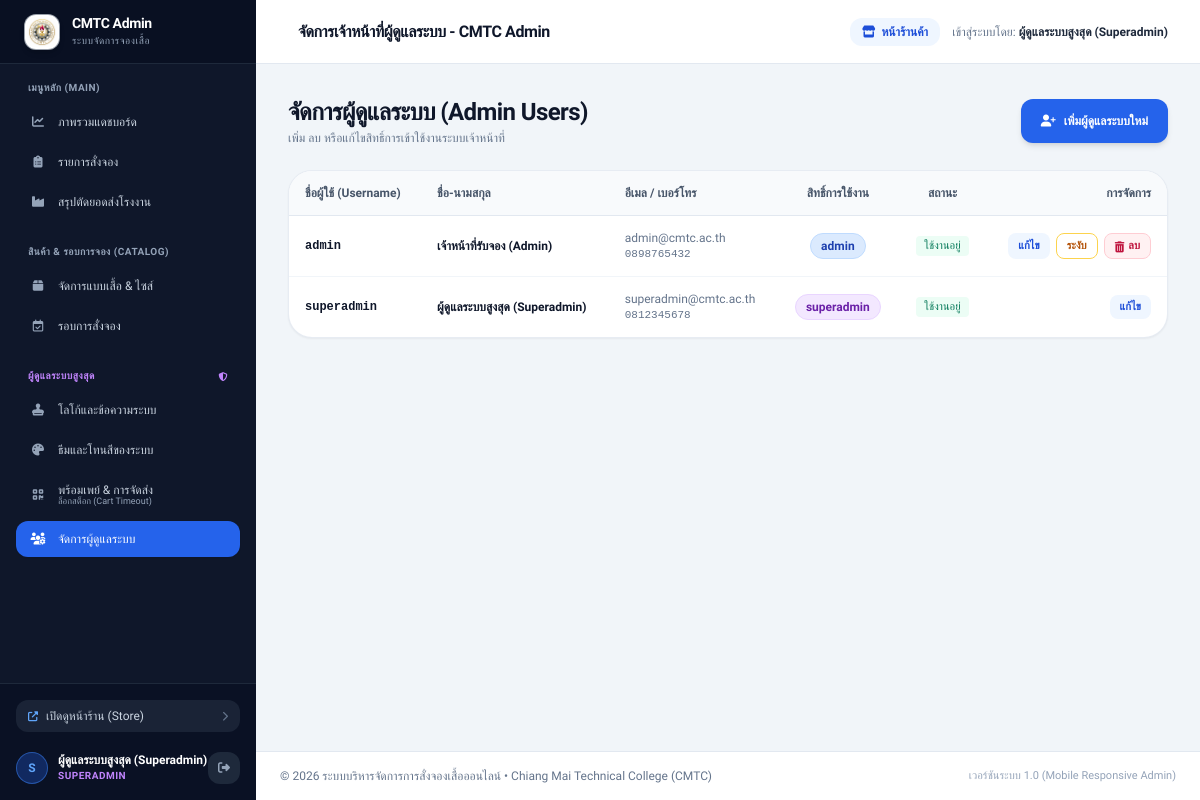
Page /admin/admins.php (signed in) on the committed database.
### tables this page shows
CREATE TABLE `users` (
  `id` INT AUTO_INCREMENT PRIMARY KEY,
  `username` VARCHAR(50) NOT NULL UNIQUE,
  `password` VARCHAR(255) NOT NULL,
  `fullname` VARCHAR(100) NOT NULL,
  `email` VARCHAR(100) DEFAULT NULL,
  `phone` VARCHAR(20) DEFAULT NULL,
  `role` ENUM('superadmin', 'admin') NOT NULL DEFAULT 'admin',
  `is_active` TINYINT(1) NOT NULL DEFAULT 1,
  `created_at` DATETIME NOT NULL DEFAULT CURRENT_TIMESTAMP,
  `updated_at` DATETIME NOT NULL DEFAULT CURRENT_TIMESTAMP ON UPDATE CURRENT_TIMESTAMP
);

### admin/admins.php (the view, shortened to what the rows shown need)
<?php
require_once __DIR__ . '/../config/settings.php';
require_once __DIR__ . '/../core/Auth.php';
$pdo = Database::getInstance()->getConnection();
$users = $pdo->query("SELECT * FROM users ORDER BY role DESC, id ASC")->fetchAll();
$pageTitle = "จัดการเจ้าหน้าที่ผู้ดูแลระบบ - CMTC Admin";
require_once __DIR__ . '/../includes/admin_header.php';
?>
<div class="max-w-7xl mx-auto px-4 sm:px-6 lg:px-8 py-8">
    <div class="mb-6 flex flex-col sm:flex-row sm:items-center justify-between gap-4">
        <div>
            <h1 class="text-2xl font-black text-slate-900 tracking-tight">จัดการผู้ดูแลระบบ (Admin Users)</h1>
        </div>
    </div>
    <div class="hidden md:block bg-white rounded-3xl border border-slate-200/80 shadow-sm overflow-hidden">
        <div class="overflow-x-auto">
            <table class="w-full text-xs text-left">
                <thead class="bg-slate-50 text-slate-600 font-bold border-b border-slate-200">
                    <tr>
                        <th class="py-3.5 px-4">ชื่อผู้ใช้ (Username)</th>
                        <th class="py-3.5 px-4">ชื่อ-นามสกุล</th>
                        <th class="py-3.5 px-4">อีเมล / เบอร์โทร</th>
                        <th class="py-3.5 px-4 text-center">สิทธิ์การใช้งาน</th>
                        <th class="py-3.5 px-4 text-center">สถานะ</th>
                        <th class="py-3.5 px-4 text-right">การจัดการ</th>
                    </tr>
                </thead>
                <tbody class="divide-y divide-slate-100 text-slate-700">
                    <?php foreach ($users as $u): ?>
                        <tr class="hover:bg-slate-50/70 transition">
                            <td class="py-3.5 px-4 font-mono font-bold text-slate-900">
                                <?= htmlspecialchars($u['username']) ?>
                            </td>
                            <td class="py-3.5 px-4 font-semibold text-slate-900">
                                <?= htmlspecialchars($u['fullname']) ?>
                            </td>
                            <td class="py-3.5 px-4 text-slate-500">
                                <div><?= htmlspecialchars($u['email'] ?: '-') ?></div>
                                <div class="text-[11px] font-mono"><?= htmlspecialchars($u['phone'] ?: '-') ?></div>
                            </td>
                            <td class="py-3.5 px-4 text-center">
                                <span class="inline-flex items-center px-2.5 py-1 rounded-full text-xs font-semibold <?= $u['role'] === 'superadmin' ? 'bg-purple-100 text-purple-800 border border-purple-200' : 'bg-blue-100 text-blue-800 border border-blue-200' ?>">
                                    <?= htmlspecialchars($u['role']) ?>
                                </span>
                            </td>
                            <td class="py-3.5 px-4 text-center">
                                <span class="inline-flex items-center px-2 py-0.5 rounded text-[11px] font-medium <?= $u['is_active'] ? 'text-emerald-700 bg-emerald-50' : 'text-slate-400 bg-slate-100' ?>">
                                    <?= $u['is_active'] ? 'ใช้งานอยู่' : 'ระงับการใช้งาน' ?>
                                </span>
                            </td>
                            <td class="py-3.5 px-4 text-right">
                                <div class="inline-flex space-x-1.5">
                                    <button onclick='editUser(<?= json_encode($u) ?>)' class="px-2.5 py-1 rounded-lg bg-blue-50 text-blue-700 hover:bg-blue-100 text-[11px] font-bold">
                                        แก้ไข
                                    </button>
                                    <?php if ($u['id'] !== $currentUser['id']): ?>
                                        <form action="<?= base_url('admin/admins.php') ?>" method="POST" class="inline">
                                            <button type="submit" class="px-2.5 py-1 rounded-lg border text-[11px] font-semibold <?= $u['is_active'] ? 'border-amber-300 text-amber-700 hover:bg-amber-50' : 'border-emerald-300 text-emerald-700 hover:bg-emerald-50' ?>">
                                                <?= $u['is_active'] ? 'ระงับ' : 'เปิดใช้' ?>
                                            </button>
                                        </form>
                                        <button type="button" onclick="confirmDeleteUser(<?= $u['id'] ?>, '<?= htmlspecialchars(addslashes($u['username'])) ?>')" class="px-2.5 py-1 rounded-lg bg-rose-50 text-rose-700 hover:bg-rose-100 border border-rose-200 text-[11px] font-bold transition flex items-center">
                                            <i class="fas fa-trash-alt mr-1"></i> ลบ
                                        </button>
                                    <?php endif; ?>
                                </div>
                            </td>
                        </tr>
                    <?php endforeach; ?>
                </tbody>
            </table>
        </div>
    </div>
</div>
<?php require_once __DIR__ . '/../includes/admin_footer.php'; ?>

### includes/admin_header.php (shortened to what the rows shown need)
<?php
require_once __DIR__ . '/../config/settings.php';
require_once __DIR__ . '/../core/Auth.php';
$currentUser = Auth::user();
?>
<!DOCTYPE html>
<html lang="th" class="h-full bg-slate-100">
<head>
    <script src="https://cdn.tailwindcss.com"></script>
    <link rel="stylesheet" href="https://cdnjs.cloudflare.com/ajax/libs/font-awesome/6.4.0/css/all.min.css">
    <link rel="stylesheet" href="https://cdn.jsdelivr.net/npm/sweetalert2@11/dist/sweetalert2.min.css">
    <link rel="stylesheet" href="<?= base_url('assets/css/custom.css') ?>">
</head>
<body class="min-h-screen text-slate-800 antialiased bg-slate-100 flex flex-col md:flex-row">
    <aside id="adminSidebar" class="fixed inset-y-0 left-0 z-50 w-64 bg-slate-900 text-slate-300 flex flex-col justify-between transition-transform duration-300 -translate-x-full md:translate-x-0 md:static md:min-h-screen shadow-xl md:shadow-none flex-shrink-0 no-print">
        <div class="p-4 border-t border-slate-800 bg-slate-950/30 space-y-3">
            <div class="flex items-center justify-between pt-2">
                <div class="flex items-center space-x-2.5 min-w-0">
                    <div class="w-8 h-8 rounded-full bg-blue-600/30 border border-blue-500/50 text-blue-400 flex items-center justify-center font-bold text-xs flex-shrink-0">
                        <?= strtoupper(substr($currentUser['username'], 0, 1)) ?>
                    </div>
                    <div class="min-w-0">
                        <span class="font-bold text-white block text-xs truncate leading-tight"><?= htmlspecialchars($currentUser['fullname']) ?></span>
                        <span class="text-[10px] <?= $currentUser['role'] === 'superadmin' ? 'text-purple-400' : 'text-blue-400' ?> font-semibold uppercase tracking-wider block">
                            <?= htmlspecialchars($currentUser['role']) ?>
                        </span>
                    </div>
                </div>
            </div>
        </div>
    </aside>
    <div class="flex-1 flex flex-col min-w-0 overflow-y-auto">
        <header class="bg-white/95 backdrop-blur-md border-b border-slate-200 h-16 flex items-center justify-between px-3 sm:px-6 lg:px-8 sticky top-0 z-30 shadow-xs no-print">
            <div class="flex items-center space-x-2.5 min-w-0">
                <div class="min-w-0">
                    <h1 class="text-sm sm:text-base font-extrabold text-slate-900 truncate tracking-tight">
                        <?= htmlspecialchars($pageTitle ?? 'ระบบจัดการ') ?>
                    </h1>
                </div>
            </div>
            <div class="flex items-center space-x-2 sm:space-x-3 flex-shrink-0">
                <div class="text-xs text-slate-500 hidden lg:block">
                    เข้าสู่ระบบโดย: <strong class="text-slate-800"><?= htmlspecialchars($currentUser['fullname']) ?></strong>
                </div>
            </div>
        </header>
        <main class="flex-1 pb-24 md:pb-8">

### rows in the picture
users: username "S", fullname "ผู้ดูแลระบบสูงสุด (Superadmin)", role "SUPERADMIN", username "superadmin", email "superadmin@cmtc.ac.th", phone "0812345678", role "superadmin", is_active "ใช้งานอยู่"
users: username "admin", fullname "เจ้าหน้าที่รับจอง (Admin)", email "admin@cmtc.ac.th", phone "0898765432", role "admin", is_active "ใช้งานอยู่"

### other values in the picture
$pageTitle "จัดการเจ้าหน้าที่ผู้ดูแลระบบ - CMTC Admin"
